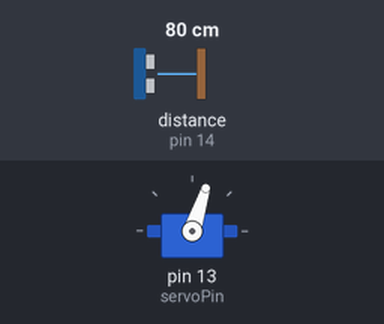
The sketch below on a simulated Arduino Uno, built with avr-gcc and run on an emulated ATmega328P. On the bench: servo. Wiring (inferred from the names in the program): ultrasonic range finder: trigger pin 12; echo pin 14. The test bench sets the inputs (shaded band); at power-on: distance to the obstacle (sensor on pin 14) 80 cm. The echo pulse lasts 58.3 µs per cm; what the sketch prints to the serial monitor is not drawn.

Above: at 1.2 s.
1.3 s: distance to the obstacle (sensor on pin 14) set to 299 cm
At 2.3 s:
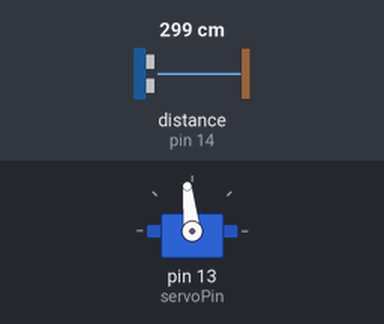
4.3 s: distance to the obstacle (sensor on pin 14) set to 250 cm
Timing chart, 0 to 13.3 s (numbered marks = the images above; inputs shaded):
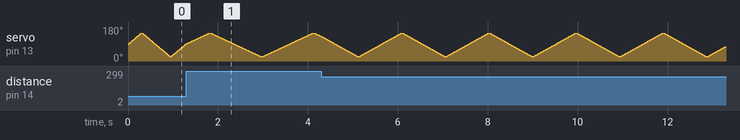

The sketch:

blink_example.ino
```cpp
// ** Servo without Delay *

#include <Servo.h>

// --------CONSTANTS (won't change)---------------

const int servoPin = 13; // the pin number for the servo signal
const int trigPin = 12;
const int echoPin = 14;

const int servoMinDegrees = 20; // the limits to servo movement
const int servoMaxDegrees = 150;

Servo myservo;  // create servo object to control a servo

int servoPosition = 90;     // the current angle of the servo - starting at 90.
int servoInterval = 10; // millisecs between servo moves
int servoDegrees = 2;       // amount servo moves at each step
                            //    will be changed to negative value for movement in the other direction

unsigned long currentMillis = 0;    // stores the value of millis() in each iteration of loop()
unsigned long currentMicros = 0;

unsigned long previousServoMillis = 0; // the time when the servo was last moved

// ** Ultrasonic stuff**

unsigned long previousUltraMicros = 0; // the time for ultrasonic stuff
int ultraIntervalClean = 2; // interval to clean Ultrasonic

//define sound velocity in cm/uS
float SOUND_VELOCITY = 0.034;

long duration = 0 ;

float distanceCm = 0;


//========================================

void setup() {

    Serial.begin(9600);
    Serial.println("Starting SeveralThingsAtTheSameTimeRev1.ino");  // so we know what sketch is running

    myservo.write(servoPosition); // sets the initial position
    myservo.attach(servoPin);
    pinMode(trigPin, OUTPUT); // Sets the trigPin as an Output
    pinMode(echoPin, INPUT); // Sets the echoPin as an Input

}

void loop() {

        // Notice that none of the action happens in loop() apart from reading millis()
        //   it just calls the functions that have the action code

    currentMillis = millis();   // capture the latest value of millis()
                                //   this is equivalent to noting the time from a clock
                                //   use the same time for all LED flashes to keep them synchronized
    currentMicros = micros();

    // Clears the trigPin
    digitalWrite(trigPin, LOW);
    delayMicroseconds(2);
    // Sets the trigPin on HIGH state for 10 micro seconds
    digitalWrite(trigPin, HIGH);
    delayMicroseconds(10);
    digitalWrite(trigPin, LOW);

    // Reads the echoPin, returns the sound wave travel time in microseconds
    duration = pulseIn(echoPin, HIGH);

    servoSweep();

}

void servoSweep() {

      // this is similar to the servo sweep example except that it uses millis() rather than delay()

      // nothing happens unless the interval has expired
      // the value of currentMillis was set in loop()

  if (currentMillis - previousServoMillis >= servoInterval) {
        // its time for another move
    previousServoMillis += servoInterval;

    servoPosition = servoPosition + servoDegrees; // servoDegrees might be negative

    if ((servoPosition >= servoMaxDegrees) || (servoPosition <= servoMinDegrees))  {
          // if the servo is at either extreme change the sign of the degrees to make it move the other way
      servoDegrees = - servoDegrees; // reverse direction
          // and update the position to ensure it is within range
      servoPosition = servoPosition + servoDegrees;
    }

        // make the servo move to the next position
    myservo.write(servoPosition);
        // and record the time when the move happened

  }

}
```
